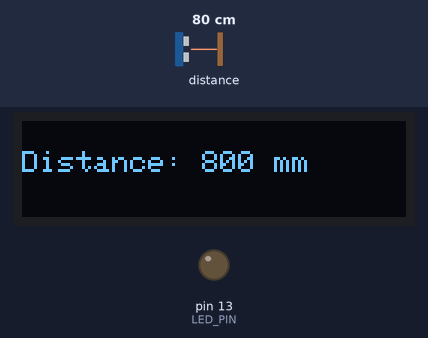
This sketch was run on a simulated Arduino Uno, built for the host (arithmetic inside an expression is 32-bit, double 64-bit). Parts: 128×32 one-colour display, output pins drawn as LEDs (lit = HIGH). The inputs (shaded band) are chosen by the test bench; at power-on: distance to the obstacle 80 cm. What the sketch prints to the serial monitor is not drawn.

Above: at 3.2 s.
3.3 s: distance to the obstacle set to 11 cm
At 4.5 s:
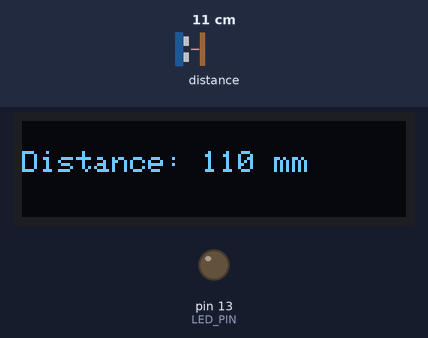
4.8 s: distance to the obstacle set to 8 cm
At 5.4 s:
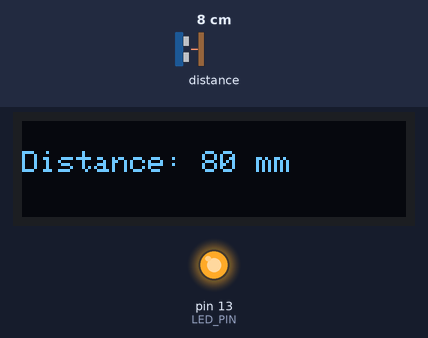
6.3 s: distance to the obstacle set to 2 cm
Timing chart, 0 to 9.3 s (numbered marks = the images above; inputs shaded):
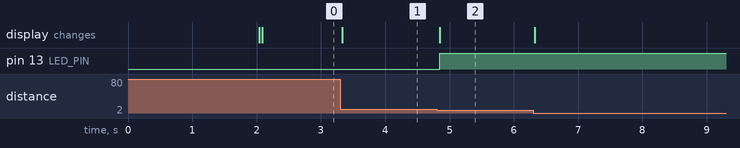

The sketch:

laser_distance.ino
```cpp
#include <Adafruit_VL53L1X.h>
#include <Wire.h>
#include <Adafruit_SSD1306.h>

#define SCREEN_WIDTH 128 // OLED display width,  in pixels
#define SCREEN_HEIGHT 32 // OLED display height, in pixels

// Declare an SSD1306 display object connected to I2C
Adafruit_SSD1306 oled(SCREEN_WIDTH, SCREEN_HEIGHT, &Wire, -1);

#define IRQ_PIN 2
#define XSHUT_PIN 3
#define LED_PIN 13 // Change this to the pin where your LED is connected


Adafruit_VL53L1X vl53 = Adafruit_VL53L1X(XSHUT_PIN, IRQ_PIN);

void setup() {
  pinMode(LED_PIN, OUTPUT); // Set LED pin as OUTPUT


  Serial.begin(115200);
  Wire.begin();

  if (!vl53.begin(0x29, &Wire)) {
    Serial.print(F("Error on init of VL sensor: "));
    Serial.println(vl53.vl_status);
    while (1) delay(10);
  }

  Serial.println(F("VL53L1X sensor OK!"));

  Serial.print(F("Sensor ID: 0x"));
  Serial.println(vl53.sensorID(), HEX);

  if (!vl53.startRanging()) {
    Serial.print(F("Couldn't start ranging: "));
    Serial.println(vl53.vl_status);
    while (1) delay(10);
  }

  Serial.println(F("Ranging started"));

  // Valid timing budgets: 15, 20, 33, 50, 100, 200, and 500ms!
  vl53.setTimingBudget(50);
  Serial.print(F("Timing budget (ms): "));
  Serial.println(vl53.getTimingBudget());

  // Initialize OLED display with address 0x3C for 128x64
  if (!oled.begin(SSD1306_SWITCHCAPVCC, 0x3C)) {
    Serial.println(F("SSD1306 allocation failed"));
    while (true);
  }

  delay(2000);         // Wait for initializing
  oled.clearDisplay(); // Clear display

  oled.setTextSize(1);          // Text size
  oled.setTextColor(WHITE);     // Text color
  oled.setCursor(0, 10);        // Position to display
  oled.println("Board initialized"); // Text to display
  oled.display();               // Show on OLED
}

void loop() {
  int16_t distance;
  if (vl53.dataReady()) {
    // New measurement for the taking!
    distance = vl53.distance();
    if (distance == -1 || distance > 3200) {
      // Something went wrong!
      Serial.print(F("Couldn't get distance: "));
      Serial.println(vl53.vl_status);

      oled.clearDisplay();
      oled.setTextSize(1);
      oled.setTextColor(WHITE);
      oled.setCursor(0, 10);
      oled.print("OUT OF SENSOR RANGE (");
      oled.print(distance);
      oled.println("mm)");
      oled.display();

      return;
    }

    // Display distance on OLED
    oled.clearDisplay();
    oled.setTextSize(1);
    oled.setTextColor(WHITE);
    oled.setCursor(0, 10);
    oled.print("Distance: ");
    oled.print(distance);
    oled.println(" mm");
    oled.display();

    // Control LED based on distance
    if (distance < 100) {
      digitalWrite(LED_PIN, HIGH); // Turn on LED
    } else {
      digitalWrite(LED_PIN, LOW);  // Turn off LED
    }


    // Data is read out, time for another reading!
    vl53.clearInterrupt();
  }
}
```

Measured:
- the behaviour switches between 10 and 9 cm on distance to the obstacle (found by bisection; images 1 and 2)
- after the input at 3.3 s, the display: changes at once (image 1)
- after the input at 4.8 s, pin 13 (LED_PIN): LOW → HIGH after 0.05 s; the display: first differs from a run without the input after 0.05 s (image 2)
